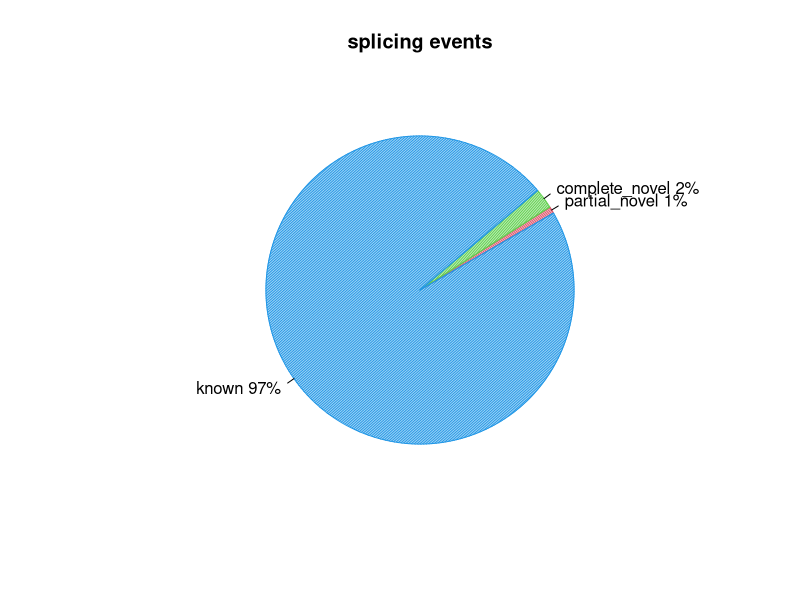
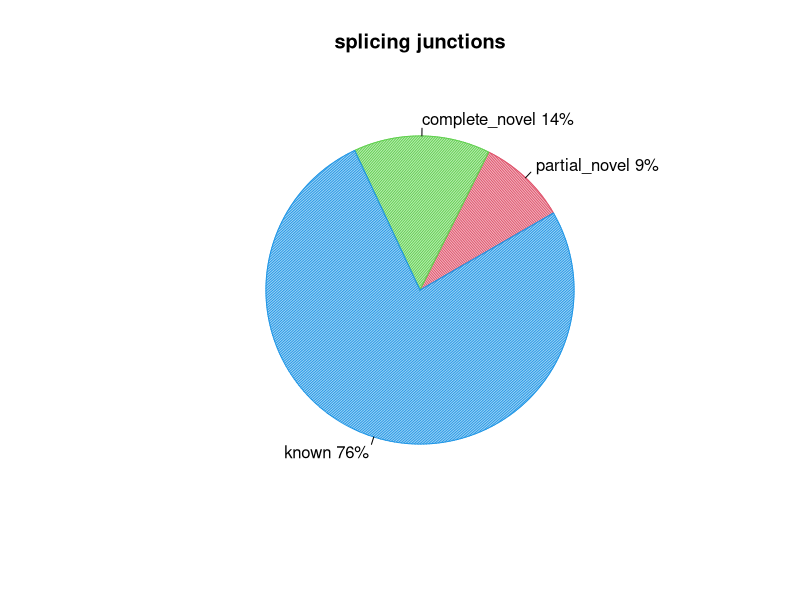

R code for these plots, in order:
pdf("/home/genetics/HW1/raw_data/mapped/bam_files/annotated_junctions/SRR11647689_junction.splice_events.pdf")
events=c(0.7129745346808162,2.1182708161931387,96.91640204832478)
pie(events,col=c(2,3,4),init.angle=30,angle=c(60,120,150),density=c(70,70,70),main="splicing events",labels=c("partial_novel 1%","complete_novel 2%","known 97%"))
dev.off()
pdf("/home/genetics/HW1/raw_data/mapped/bam_files/annotated_junctions/SRR11647689_junction.splice_junction.pdf")
junction=c(9.30891086590675,14.321988274841779,76.36910085925147)
pie(junction,col=c(2,3,4),init.angle=30,angle=c(60,120,150),density=c(70,70,70),main="splicing junctions",labels=c("partial_novel 9%","complete_novel 14%","known 76%"))
dev.off()
